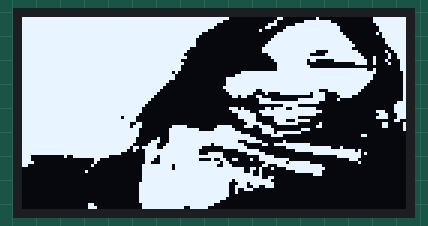
A sketch run on a simulated ESP8266 (NodeMCU). On the bench: 128×64 one-colour display.

Above: at 0.7 s.

The sketch:

rosie.ino
```cpp
// (licence header left out)
#include <Wire.h>
#include <ACROBOTIC_SSD1306.h>

static unsigned char ACROBOT[] PROGMEM ={

0xFF, 0xFF, 0xFF, 0xFF, 0xFF, 0xFF, 0xFF, 0xFF, 0xFF, 0xFF,
0xFF, 0xFF, 0xFF, 0xFF, 0xFF, 0xFF, 0xFF, 0xFF, 0xFF, 0xFF,
0xFF, 0xFF, 0xFF, 0xFF, 0xFF, 0xFF, 0xFF, 0xFF, 0xFF, 0xFF,
0xFF, 0xFF, 0xFF, 0xFF, 0xFF, 0xFF, 0xFF, 0xFF, 0xFF, 0xFF,
0xFF, 0xFF, 0xFF, 0xFF, 0xFF, 0xFF, 0xFF, 0xFF, 0xFF, 0xFF,
0xFF, 0xFF, 0xFF, 0xFF, 0xFF, 0xFF, 0xFF, 0xFF, 0x7F, 0x3F,
0x1F, 0x1F, 0x0F, 0x0F, 0x07, 0x03, 0x03, 0x01, 0x01, 0x00,
0x00, 0x00, 0x00, 0x00, 0x00, 0x00, 0x00, 0x00, 0x00, 0x10,
0x00, 0x08, 0x0C, 0x84, 0xC6, 0xE1, 0xE1, 0xF0, 0xF8, 0xF8,
0xF8, 0xFC, 0xFC, 0xFC, 0xFE, 0xFE, 0xFE, 0xFE, 0xFF, 0xFE,
0xFE, 0xFE, 0xFE, 0xFC, 0xFC, 0xF8, 0xE0, 0xC0, 0x80, 0x00,
0x00, 0x00, 0x00, 0x00, 0x00, 0x00, 0x00, 0x03, 0x27, 0x1F,
0x7F, 0xFF, 0xFF, 0xFF, 0xFF, 0xFF, 0xFF, 0xFF, 0xFF, 0xFF,
0xFF, 0xFF, 0xFF, 0xFF, 0xFF, 0xFF, 0xFF, 0xFF, 0xFF, 0xFF,
0xFF, 0xFF, 0xFF, 0xFF, 0xFF, 0xFF, 0xFF, 0xFF, 0xFF, 0xFF,
0xFF, 0xFF, 0xFF, 0xFF, 0xFF, 0xFF, 0xFF, 0xFF, 0xFF, 0xFF,
0xFF, 0xFF, 0xFF, 0xFF, 0xFF, 0xFF, 0xFF, 0xFF, 0xFF, 0xFF,
0xFF, 0xFF, 0xFF, 0xFF, 0xFF, 0xFF, 0xFF, 0xFF, 0xFF, 0xFF,
0xFF, 0xBF, 0x2F, 0x07, 0x03, 0x03, 0x00, 0x00, 0x00, 0x00,
0x00, 0x00, 0x00, 0x00, 0x00, 0x00, 0x00, 0x00, 0x00, 0x00,
0x00, 0x00, 0x00, 0x00, 0x00, 0x00, 0x00, 0x00, 0x0C, 0x0E,
0x1F, 0x3F, 0x7F, 0xFF, 0xFF, 0xFF, 0xFF, 0xFF, 0xFF, 0xFF,
0xFF, 0xFF, 0xFF, 0x3F, 0x6F, 0x6F, 0x27, 0x27, 0x27, 0x37,
0x3F, 0x3F, 0x7F, 0x7F, 0x7F, 0x7F, 0x7F, 0x7F, 0x7A, 0xF8,
0xF0, 0xE0, 0xC0, 0x00, 0x00, 0xE0, 0x00, 0x00, 0x00, 0x49,
0xB3, 0x07, 0x0F, 0x3F, 0xFF, 0xFF, 0xFF, 0xFF, 0xFF, 0xFF,
0xFF, 0xFF, 0xFF, 0xFF, 0xFF, 0xFF, 0xFF, 0xFF, 0xFF, 0xFF,
0xFF, 0xFF, 0xFF, 0xFF, 0xFF, 0xFF, 0xFF, 0xFF, 0xFF, 0xFF,
0xFF, 0xFF, 0xFF, 0xFF, 0xFF, 0xFF, 0xFF, 0xFF, 0xFF, 0xFF,
0xFF, 0xFF, 0xFF, 0xFF, 0xFF, 0xFF, 0xFF, 0xFF, 0xFF, 0xFF,
0xFF, 0xFF, 0xFF, 0x7F, 0x3F, 0x1F, 0x1B, 0x07, 0x03, 0x00,
0x00, 0x00, 0x00, 0x00, 0x00, 0x00, 0x00, 0x00, 0x00, 0x00,
0x00, 0x00, 0x00, 0x80, 0xF0, 0xF0, 0xF0, 0xF8, 0xF8, 0xFC,
0xFC, 0xFC, 0xFC, 0xFC, 0xFC, 0xFC, 0xFC, 0xFC, 0xFC, 0xFC,
0xFC, 0xFF, 0xFF, 0xFF, 0xFF, 0xFF, 0xFF, 0xFF, 0xFF, 0xFF,
0xFF, 0xFF, 0xFE, 0xFE, 0xFE, 0xFE, 0xFE, 0xFE, 0xFE, 0xFE,
0xFE, 0xFE, 0xFE, 0xFE, 0xFE, 0xFE, 0xFE, 0xFE, 0xFE, 0xFE,
0x7E, 0x3C, 0x1C, 0x06, 0x00, 0x00, 0x00, 0x00, 0x00, 0x00,
0x00, 0x00, 0x03, 0xFF, 0xFF, 0xFF, 0xFF, 0xFF, 0xFF, 0xFF,
0xFF, 0xFF, 0xFF, 0xFF, 0xFF, 0xFF, 0xFF, 0xFF, 0xFF, 0xFF,
0xFF, 0xFF, 0xFF, 0xFF, 0xFF, 0xFF, 0xFF, 0xFF, 0xFF, 0xFF,
0xFF, 0xFF, 0xFF, 0xFF, 0xFF, 0xFF, 0xFF, 0xFF, 0xFF, 0xFF,
0xFF, 0xFF, 0xFF, 0xFF, 0x3F, 0x1F, 0x0F, 0x07, 0x03, 0x01,
0x00, 0x00, 0x00, 0x00, 0x00, 0x00, 0x00, 0x00, 0x00, 0x00,
0x00, 0x00, 0x00, 0x00, 0x00, 0x00, 0x00, 0x00, 0x00, 0x00,
0x00, 0x00, 0x01, 0x43, 0xC7, 0xC7, 0x83, 0xC7, 0x87, 0x83,
0x03, 0x01, 0x04, 0x9C, 0x99, 0xDB, 0xD9, 0x91, 0xD1, 0xD1,
0xD3, 0xF3, 0xB3, 0xB3, 0xF3, 0xF3, 0xDB, 0xDB, 0xDB, 0xDB,
0xD9, 0xDF, 0x9F, 0x8E, 0x0E, 0x00, 0x01, 0x01, 0x01, 0x0B,
0x07, 0x07, 0x07, 0x07, 0x03, 0x03, 0x01, 0x00, 0x00, 0x00,
0x00, 0x00, 0x80, 0x80, 0x80, 0x00, 0x00, 0x00, 0xE0, 0xF0,
0xF0, 0xFF, 0xFF, 0xFF, 0xFF, 0xFF, 0xFF, 0xFF, 0xFF, 0xFF,
0xFF, 0xFF, 0xFF, 0xFF, 0xFF, 0xFF, 0xFF, 0xFF, 0xFF, 0xFF,
0xFF, 0xFF, 0xFF, 0xFF, 0xFF, 0xFF, 0xFF, 0xFF, 0xFF, 0xFF,
0xFF, 0xFF, 0xFF, 0xFF, 0xFF, 0xFD, 0xFF, 0xFF, 0xE7, 0xF7,
0xF9, 0x18, 0x00, 0x00, 0x00, 0x00, 0x00, 0x00, 0x00, 0x00,
0x00, 0xE0, 0xF0, 0xF0, 0xF0, 0xF0, 0xF0, 0xE0, 0xE0, 0xE0,
0xE0, 0xC0, 0xC0, 0xC0, 0xC0, 0xC0, 0xE0, 0xF0, 0xF0, 0xF0,
0xF0, 0xF0, 0xE0, 0xC0, 0xC3, 0x83, 0x97, 0x9F, 0x1F, 0x0F,
0x08, 0x18, 0x71, 0x71, 0x71, 0xE1, 0x87, 0xCF, 0xCF, 0x4F,
0x4B, 0x4B, 0x4B, 0x4F, 0x45, 0x25, 0x25, 0x25, 0x01, 0x01,
0x10, 0x18, 0x00, 0x00, 0x00, 0x00, 0x00, 0x00, 0x00, 0x00,
0x00, 0x00, 0x00, 0x00, 0x00, 0x80, 0x80, 0x00, 0x00, 0x00,
0x02, 0x03, 0x1B, 0x1B, 0x00, 0x00, 0x04, 0x07, 0x03, 0x3B,
0xFF, 0xFF, 0xFF, 0x3F, 0x3F, 0x3F, 0x3F, 0x3F, 0x3F, 0x3F,
0x3F, 0x3F, 0x3F, 0x3F, 0x7F, 0x3F, 0x3F, 0x7F, 0x7F, 0x7F,
0x7F, 0x7F, 0x7F, 0x7F, 0xFF, 0xFF, 0x7F, 0x7F, 0x7F, 0x3F,
0x3F, 0x3F, 0x3F, 0x1F, 0x1F, 0x0F, 0x07, 0x1B, 0x08, 0x00,
0x08, 0xF8, 0xFC, 0xFE, 0x7E, 0x33, 0xF0, 0xF8, 0xFC, 0xFF,
0xFF, 0xFF, 0xFF, 0xFF, 0xFF, 0xFF, 0xFF, 0xFF, 0xFF, 0x4F,
0x47, 0x47, 0x67, 0xE3, 0x67, 0x67, 0xE7, 0x8F, 0x0F, 0x0F,
0x8F, 0x8F, 0x1D, 0x1D, 0x19, 0x33, 0xB3, 0x33, 0x32, 0xE2,
0xE4, 0xC4, 0xC0, 0xC0, 0x84, 0x84, 0x84, 0x86, 0x8C, 0x0C,
0x0C, 0x1C, 0x1C, 0x1C, 0x1C, 0x1C, 0x18, 0x38, 0x38, 0x38,
0x38, 0x38, 0x38, 0x30, 0x30, 0x70, 0x78, 0x70, 0x70, 0xF0,
0xF0, 0xE0, 0x70, 0x00, 0x20, 0x00, 0x00, 0x00, 0x00, 0x00,
0x00, 0x00, 0x00, 0x00, 0x00, 0x00, 0x00, 0x00, 0x03, 0x03,
0x01, 0x01, 0x00, 0x00, 0x00, 0x00, 0x00, 0x00, 0x00, 0x00,
0x00, 0x00, 0x00, 0x00, 0x00, 0x00, 0x00, 0x00, 0x00, 0x08,
0x00, 0x02, 0x01, 0x00, 0x00, 0x00, 0x00, 0x00, 0x00, 0x00,
0x00, 0x00, 0x00, 0x00, 0x00, 0x00, 0x00, 0x80, 0xFE, 0xFF,
0xFF, 0xFE, 0xFE, 0xFE, 0xFF, 0xFF, 0xFF, 0xFF, 0xF9, 0xFF,
0xFF, 0xFF, 0xFF, 0xFF, 0xFF, 0xFF, 0xFF, 0xFF, 0xFF, 0xFF,
0xFF, 0xFF, 0xFF, 0xFD, 0xFC, 0xFF, 0xFF, 0x7E, 0x3C, 0x7C,
0xFC, 0xFC, 0xF0, 0x70, 0xFC, 0xE4, 0xE0, 0xFC, 0xC2, 0xC3,
0xE1, 0xA5, 0x01, 0x03, 0x03, 0x03, 0x06, 0x07, 0x07, 0x0F,
0x0F, 0x0F, 0x0F, 0x0F, 0x0E, 0x1E, 0x1E, 0x1E, 0x04, 0x00,
0x00, 0x00, 0x00, 0x00, 0x00, 0x00, 0x00, 0x00, 0x00, 0x00,
0x01, 0x00, 0x00, 0x00, 0x00, 0x00, 0x00, 0x00, 0x00, 0x00,
0x00, 0x00, 0x00, 0x00, 0x00, 0x00, 0x00, 0x00, 0x00, 0x00,
0x00, 0x00, 0x00, 0x00, 0x00, 0x00, 0x00, 0x00, 0x00, 0x00,
0x00, 0x00, 0x00, 0x00, 0x00, 0x00, 0x00, 0x00, 0xC0, 0xC0,
0x80, 0x00, 0x00, 0x00, 0x00, 0x00, 0x00, 0x00, 0x00, 0x00,
0x00, 0x00, 0x00, 0x00, 0x00, 0x3F, 0xFF, 0xFF, 0xFF, 0xFF,
0xFF, 0xFF, 0xFF, 0xFF, 0xFF, 0xFF, 0xFF, 0xFF, 0xFF, 0xFF,
0x7F, 0x7F, 0xFF, 0xFF, 0xFF, 0xFF, 0xFF, 0xFF, 0x7F, 0x7F,
0x3F, 0x3F, 0x1F, 0x1F, 0x0F, 0x00, 0x00, 0x07, 0x01, 0x01,
0x03, 0x02, 0x02, 0x01, 0x01, 0x00, 0x00, 0x01, 0x01, 0x01,
0x00, 0x00, 0x00, 0x00, 0x00, 0x00, 0x00, 0x00, 0x00, 0x00,
0x00, 0x00, 0x00, 0x00, 0x00, 0x00, 0x00, 0x00, 0x00, 0x00,
0x00, 0x00, 0x00, 0x00, 0x00, 0x00, 0x00, 0x00, 0x00, 0x00,
0x00, 0x00, 0x00, 0x00, 0x00, 0x00, 0x00, 0x00, 0x00, 0x00,
0x00, 0x00, 0x00, 0x00
};

void setup()
{
  Wire.begin();
  oled.init();                      // Initialze SSD1306 OLED display
  oled.clearDisplay();              // Clear screen
  oled.drawBitmap(ACROBOT, 1024);   // 1024 pixels for logo
}

void loop()
{
}
```
